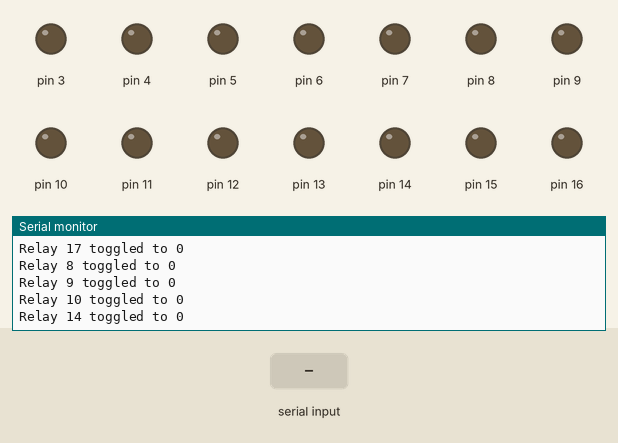
Bench run of a program on a simulated Arduino Nano, built with avr-gcc and run on an emulated ATmega328P. Shown: output pins drawn as LEDs (lit = HIGH), the last lines printed to the serial monitor. Inputs (shaded band) come from the test bench.

Above: at 1.5 s.
1.6 s: "WHOU 1\n" received over Serial
At 2.6 s:
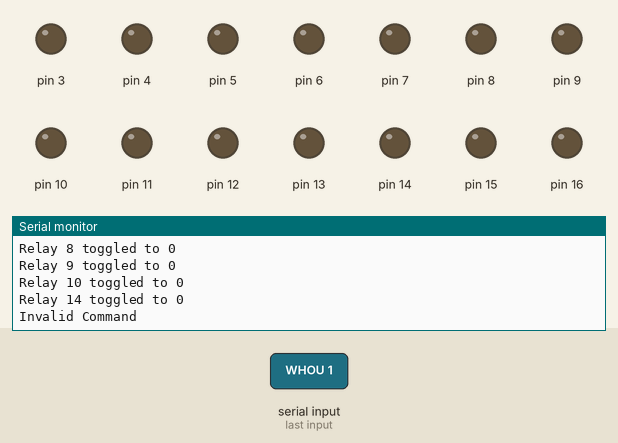
3.1 s: "RLAY 1\n" received over Serial
At 3.7 s:
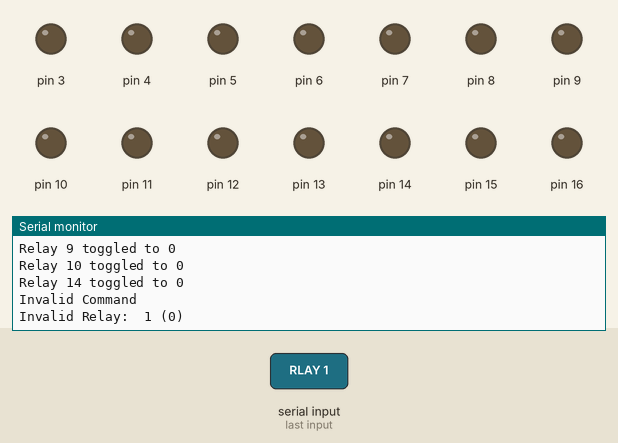
4.6 s: "DUTS 1\n" received over Serial
At 6.1 s:
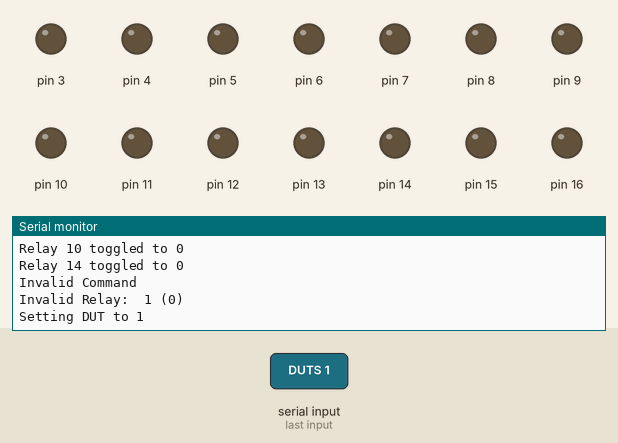
Timing chart, 0 to 7.6 s (numbered marks = the images above; inputs shaded):
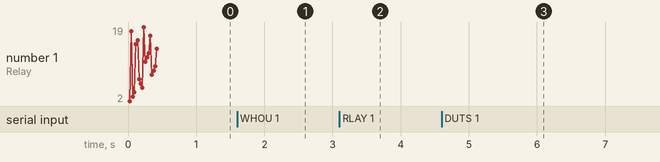

The program:

main.cpp
```cpp
//////////////////////////////////////////////////////////////////////////
//
//    Switch Matrix Board MUX
//    Developed by CID:
//        - Joshua Chan
//        - John Juvi De Villa
//        - Ace Alexander Ilog
//
//    WARNING!
//        Do not use digitalwrite() unless YOU KNOW WHAT YOU'RE DOING.
//          manual digitalWrite() can cause problems when power is supplied
//        to the relays. At worst, the board or DUT can break.
//
//    Keymap:
//        DUT_1     I_IN0     NI_IN0      OUT_GND         AC_MODE
//        DUT_2     I_IN1     NI_IN1      OUT_FEEDBACK    DC_MODE
//        DUT_3     I_IN2     NI_IN2      DMM
//        DUT_4     I_GND     NI_GND      SCOPE
//
//    Commands:
//        - RLAY [Key] - manually sets a relay
//            do not use this command unless you know what you're doing!.
//            Ex: RLAY I_IN1 1   | sets relay I_IN1 to HIGH
//
//        - DUTS [Key] - sets the active DUT. Only one DUT can be active at a time
//            Ex: DUTS DUT_1      | sets DUT_1 as the active DUT.
//
//        - INVT [Key] [0/1] - Sets the inverting input resistors and if input is GND.
//            Ex: INVT I_IN1 1     | sets the inverting input to the 3rd option and is grounded.
//
//        - NINV [Key] [0/1] - Sets the non-inverting input resistors and if input is GND.
//            Ex: NINV NI_IN1 1     | sets the non-inverting input to the 3rd option and is grounded.
//
//        - VOUT [Key] - Sets the output if to GND or to the feedback resistor.
//            Ex: VOUT OUT_GND      | sets the output to ground.
//
//        - MEAS [Key] - Sets the instrument measuring to either the DMM or the oscilloscope.
//            Ex: MEAS SCOPE      | sets the measurement tool to the oscilloscope.
//
//        - ALL0 - Sets all relays OFF.
//
//
//
//////////////////////////////////////////////////////////////////////////

#include <Arduino.h>
#include "SwitchMatrix_CID.h"
#include "keymap.h"

#define AC 0
#define DC 1

SWMTRX relayMux;
keymap key;

void setup()
{
  Serial.begin(9600);
  relayMux.begin();
}

void loop()
{
  if (Serial.available())
  {
    String received = Serial.readStringUntil('\n');
    String command = received.substring(0, 4); // select the first 4 characters of command

    if (received == "WHOU")
    {
      Serial.println("I am main board, ready for service");
    }
    else if (command == "RLAY")
    {
      int relay_indx = received.indexOf(" ");
      int status_indx = received.lastIndexOf(" ");
      String relay = received.substring(relay_indx);
      int status = received.substring(status_indx + 1, received.length() + 1).toInt();

      relayMux.toggleRelay(relay, status);
    }
    else if (command == "DUTS")
    {
      String dut = received.substring(5, received.length());

      relayMux.setDUT(dut);
    }
    else if (command == "INVT")
    {
      int relay_indx = received.indexOf(" ");
      int gnd_indx = received.lastIndexOf(" ");
      String relay = received.substring(relay_indx + 1, gnd_indx);
      int gnd = received.substring(gnd_indx + 1, received.length() + 1).toInt();

      relayMux.setInverting(relay, gnd);
    }
    else if (command == "NINV")
    {
      int relay_indx = received.indexOf(" ");
      int gnd_indx = received.lastIndexOf(" ");
      String relay = received.substring(relay_indx + 1, gnd_indx);
      int gnd = received.substring(gnd_indx + 1, received.length() + 1).toInt();

      relayMux.setNonInverting(relay, gnd);
    }
    else if (command == "VOUT")
    {
      String index = received.substring(5, received.length());
      relayMux.setOutput(index);
    }
    else if (command == "MEAS")
    {
      String index = received.substring(5, received.length());
      relayMux.setMeasure(index);
    }
    else if (command == "ALL0")
    {
      relayMux.resetAll();
    }
    else if (command == "MODE")
    {
      String mode = received.substring(5, received.length());
      relayMux.setMode(mode);
    }
    else
    {
      Serial.println("Invalid Command");
    }
  }
}
```

Measured:
- after the input at 1.6 s, the serial monitor: prints a new line at once (image 1)
- after the input at 3.1 s, the serial monitor: prints a new line at once (image 2)
- after the input at 4.6 s, the serial monitor: prints a new line at once (image 3)
